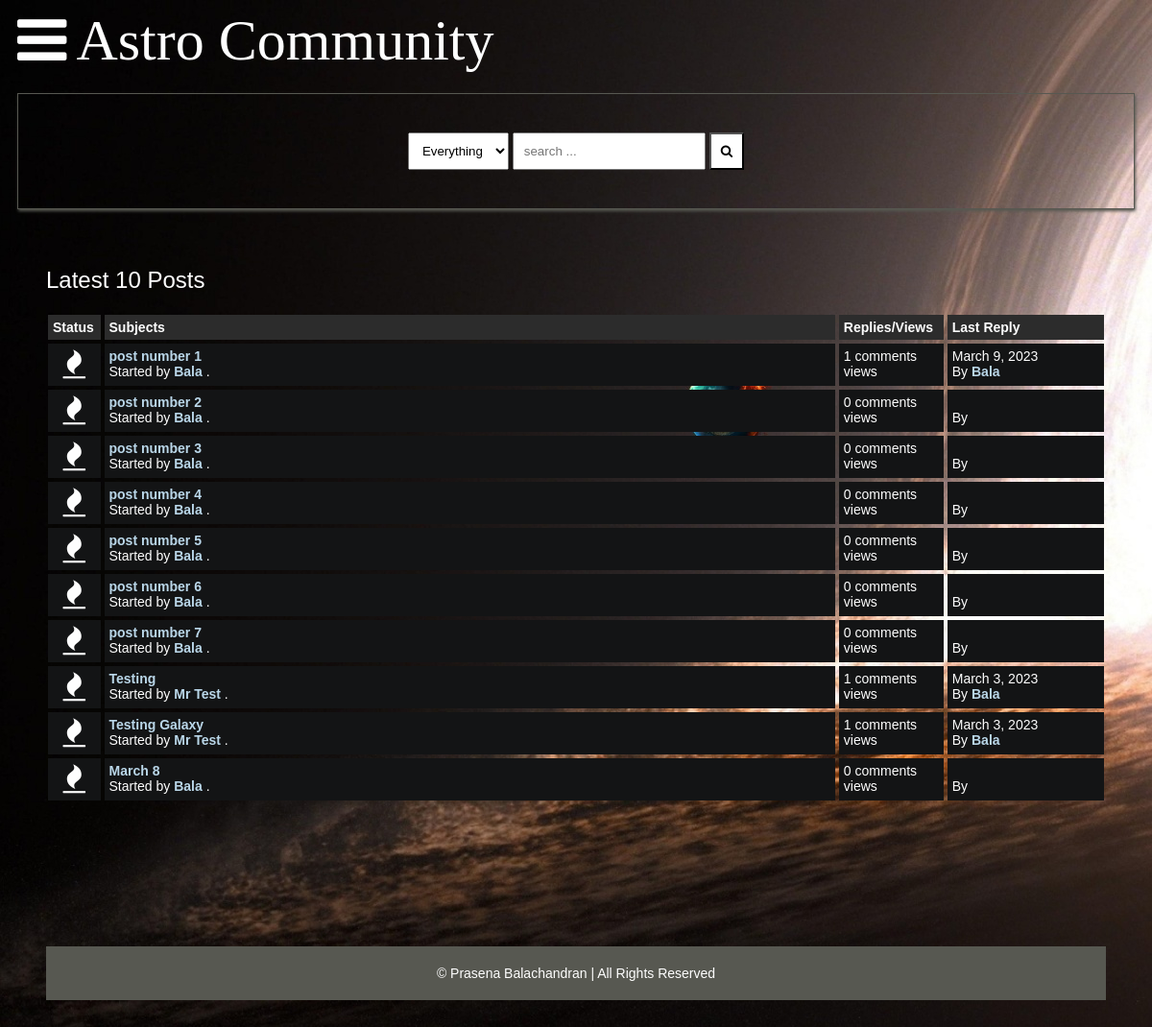
The page /latest_posts on the database as committed earlier.
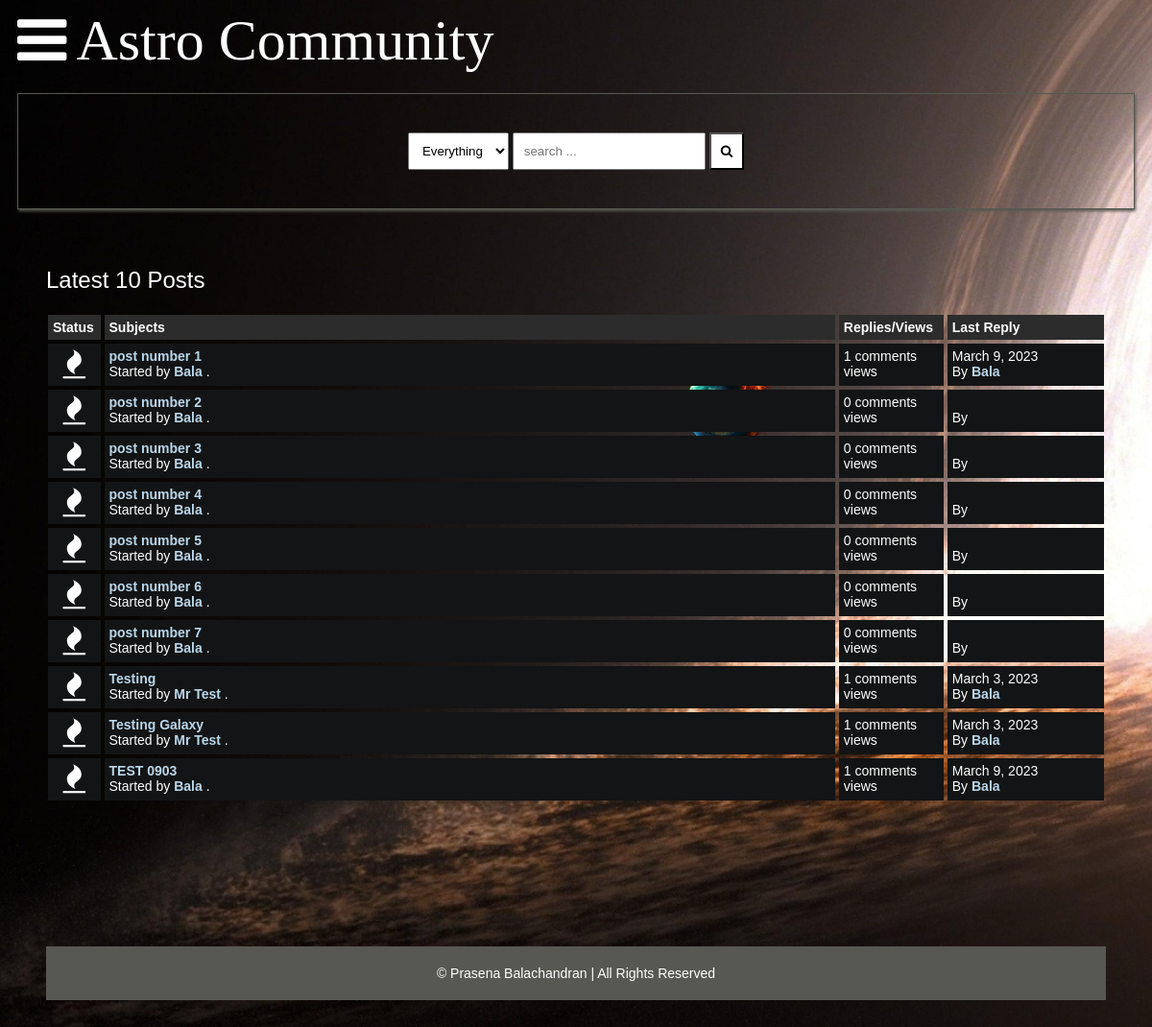
The same page on the database as committed later.
### main/models.py (models this page shows, shortened)
class Post(models.Model):
    title = models.CharField(max_length=400)
    slug = models.SlugField(max_length=400, unique=True, blank=True)
    user = models.ForeignKey(Author, on_delete=models.CASCADE)
    content = HTMLField()
    categories = models.ManyToManyField(Category)
    date = models.DateTimeField(auto_now_add=True)
    approved = models.BooleanField(default=False)
    hit_count_generic = GenericRelation(
        HitCount,
        object_id_field="object_pk",
        related_query_name="hit_count_generic_relation",
    )
    tags = TaggableManager()
    comments = models.ManyToManyField(Comment, blank=True)
    closed = models.BooleanField(default=False)
    state = models.CharField(max_length=40, default="zero")
    def get_url(self):
        return reverse("detail", kwargs={"slug": self.slug})
    @property
    def num_comments(self):
        return self.comments.count()
    @property
    def last_reply(self):
        return self.comments.latest("date")

class Author(models.Model):
    user = models.ForeignKey(User, on_delete=models.CASCADE)
    fullname = models.CharField(max_length=40, blank=True)
    slug = slug = models.SlugField(max_length=400, unique=True, blank=True)
    bio = HTMLField()
    points = models.IntegerField(default=0)
    profile_pic = ResizedImageField(
        size=[50, 80],
        quality=100,
        upload_to="authors",
        default=None,
        null=True,
        blank=True,
    )

class Comment(models.Model):
    user = models.ForeignKey(Author, on_delete=models.CASCADE)
    content = models.TextField()
    date = models.DateTimeField(auto_now_add=True)
    replies = models.ManyToManyField(Reply, blank=True)

### main/views.py (the view)
# urls.py: path("latest_posts", latest_posts, name="latest_posts"),
def latest_posts(request):
    posts = Post.objects.all().filter(approved=True)[:10]
    context = {
        "posts": posts,
        "title": "ASTRO: Latest 10 Posts"
    }
    return render(request, "latest-posts.html", context)

### main/context_processors.py (called while the page is built, shortened)
def searchFunction(request):
    search_context = {}
    posts = Post.objects.all()
    return search_context

### templates/latest-posts.html (shortened to what this page needs)
{% extends 'base.html' %} {% load hitcount_tags %} {% block content %}
<div class="container">
	<div class="navigate">
		<span>Latest 10 Posts</span>
	</div>
	<div class="posts-table">
		<div class="table-head">
			<div class="status">Status</div>
			<div class="subjects">Subjects</div>
			<div class="replies">Replies/Views</div>
			<div class="last-reply">Last Reply</div>
		</div>
		{% for post in posts %}
		<div class="table-row">
			<div class="status"><i class="fa fa-fire"></i></div>
			<div class="subjects">
				<a href="{{post.get_url}}">{{post.title}}</a>
				<br >
				<span>
					Started by <b><a href="">{{post.user.fullname|title}}</a></b> .
				</span>
			</div>
			<div class="replies">
				{{post.num_comments}} comments <br >
				{% get_hit_count for post %} views
			</div>
			<div class="last-reply">
				{{post.last_reply.date|date}}
				<br >
				By <b><a href="">{{post.last_reply.user.fullname|title}}</a></b>
			</div>
		</div>
		{% endfor %}
	</div>
	{% endblock content %}

Rows that differ between the two databases and show on the page:
removed Post: title "March 8", user.fullname "Bala", num_comments "0"
now on this page (row unchanged): Post: title "TEST 0903", user.fullname "Bala", num_comments "1", last_reply "March 9, 2023", last_reply.user.fullname "Bala"
